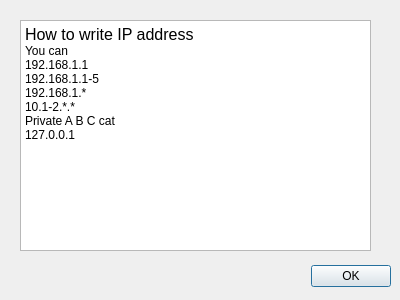
<?xml version="1.0" encoding="UTF-8"?>
<ui version="4.0">
 <class>Help</class>
 <widget class="QDialog" name="Help">
  <property name="geometry">
   <rect>
    <x>0</x>
    <y>0</y>
    <width>400</width>
    <height>300</height>
   </rect>
  </property>
  <property name="windowTitle">
   <string>Dialog</string>
  </property>
  <widget class="QDialogButtonBox" name="buttonBox">
   <property name="geometry">
    <rect>
     <x>290</x>
     <y>260</y>
     <width>101</width>
     <height>32</height>
    </rect>
   </property>
   <property name="orientation">
    <enum>Qt::Horizontal</enum>
   </property>
   <property name="standardButtons">
    <set>QDialogButtonBox::Ok</set>
   </property>
  </widget>
  <widget class="QTextBrowser" name="textBrowser">
   <property name="geometry">
    <rect>
     <x>20</x>
     <y>20</y>
     <width>351</width>
     <height>231</height>
    </rect>
   </property>
   <property name="html">
    <string>&lt;!DOCTYPE HTML PUBLIC &quot;-//W3C//DTD HTML 4.0//EN&quot; &quot;http://www.w3.org/TR/REC-html40/strict.dtd&quot;&gt;
&lt;html&gt;&lt;head&gt;&lt;meta name=&quot;qrichtext&quot; content=&quot;1&quot; /&gt;&lt;meta charset=&quot;utf-8&quot; /&gt;&lt;style type=&quot;text/css&quot;&gt;
p, li { white-space: pre-wrap; }
&lt;/style&gt;&lt;/head&gt;&lt;body style=&quot; font-family:'Segoe UI'; font-size:9pt; font-weight:400; font-style:normal;&quot;&gt;
&lt;p style=&quot; margin-top:0px; margin-bottom:0px; margin-left:0px; margin-right:0px; -qt-block-indent:0; text-indent:0px;&quot;&gt;&lt;span style=&quot; font-size:12pt;&quot;&gt;How to write IP address&lt;/span&gt;&lt;/p&gt;
&lt;p style=&quot; margin-top:0px; margin-bottom:0px; margin-left:0px; margin-right:0px; -qt-block-indent:0; text-indent:0px;&quot;&gt;You can &lt;/p&gt;
&lt;p style=&quot; margin-top:0px; margin-bottom:0px; margin-left:0px; margin-right:0px; -qt-block-indent:0; text-indent:0px;&quot;&gt;192.168.1.1&lt;/p&gt;
&lt;p style=&quot; margin-top:0px; margin-bottom:0px; margin-left:0px; margin-right:0px; -qt-block-indent:0; text-indent:0px;&quot;&gt;192.168.1.1-5&lt;/p&gt;
&lt;p style=&quot; margin-top:0px; margin-bottom:0px; margin-left:0px; margin-right:0px; -qt-block-indent:0; text-indent:0px;&quot;&gt;192.168.1.*&lt;/p&gt;
&lt;p style=&quot; margin-top:0px; margin-bottom:0px; margin-left:0px; margin-right:0px; -qt-block-indent:0; text-indent:0px;&quot;&gt;10.1-2.*.*&lt;/p&gt;
&lt;p style=&quot; margin-top:0px; margin-bottom:0px; margin-left:0px; margin-right:0px; -qt-block-indent:0; text-indent:0px;&quot;&gt;Private A B C cat&lt;/p&gt;
&lt;p style=&quot; margin-top:0px; margin-bottom:0px; margin-left:0px; margin-right:0px; -qt-block-indent:0; text-indent:0px;&quot;&gt;127.0.0.1&lt;/p&gt;&lt;/body&gt;&lt;/html&gt;</string>
   </property>
  </widget>
 </widget>
 <resources/>
 <connections>
  <connection>
   <sender>buttonBox</sender>
   <signal>accepted()</signal>
   <receiver>Help</receiver>
   <slot>accept()</slot>
   <hints>
    <hint type="sourcelabel">
     <x>248</x>
     <y>254</y>
    </hint>
    <hint type="destinationlabel">
     <x>157</x>
     <y>274</y>
    </hint>
   </hints>
  </connection>
  <connection>
   <sender>buttonBox</sender>
   <signal>rejected()</signal>
   <receiver>Help</receiver>
   <slot>reject()</slot>
   <hints>
    <hint type="sourcelabel">
     <x>316</x>
     <y>260</y>
    </hint>
    <hint type="destinationlabel">
     <x>286</x>
     <y>274</y>
    </hint>
   </hints>
  </connection>
 </connections>
</ui>
